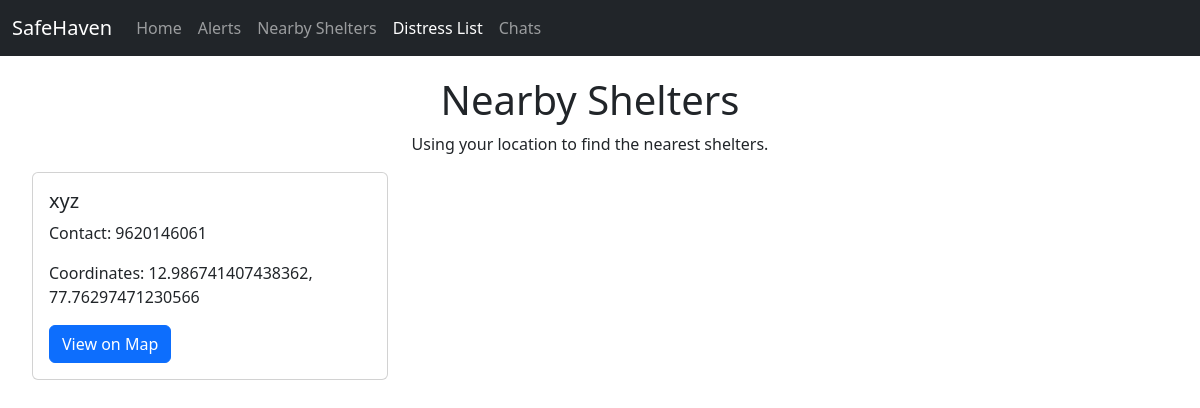
Page /shelter/ on the committed database.
### home/models.py (models this page shows)
class shelters(models.Model):
    name = models.CharField(max_length=100)
    number = models.IntegerField(max_length=100)
    latitude = models.CharField(max_length=100)
    longitude = models.CharField(max_length=100)

### home/views.py (the view)
# urls.py: path('shelter/',views.shelter_view,name="shelter"),
def shelter_view(request):
    sh = shelters.objects.all()
    return render(request,'shelter.html',{'shelters':sh})

### templates/shelter.html (shortened to what this page needs)
<!doctype html>
<html lang="en">
<head>
    <link href="https://cdn.jsdelivr.net/npm/bootstrap@5.3.3/dist/css/bootstrap.min.css" rel="stylesheet"
>
</head>
<body>
    <nav class="navbar navbar-expand-lg navbar-dark bg-dark">
        <div class="container-fluid">
            <a class="navbar-brand" href="index.html">SafeHaven</a>
            <div class="collapse navbar-collapse" id="navbarNavDropdown">
               <ul class="navbar-nav me-auto mb-2 mb-lg-0">
                    <li class="nav-item">
                        <a class="nav-link" href="{% url 'home' %}">Home</a>
                    </li>
                    <li class="nav-item">
                        <a class="nav-link" href="{% url 'public_chat' %}">Alerts</a>
                    </li>
                    <li class="nav-item">
                        <a class="nav-link" href="{% url 'shelter' %}">Nearby Shelters</a>
                    </li>
                    <li class="nav-item">
                        <a class="nav-link active" href="{% url 'distress' %}">Distress List</a>
                    </li>
                    <li class="nav-item">
                        <a class="nav-link" href="{% url 'chatcreate'  %}">Chats</a>
                    </li>
                </ul>
            </div>
        </div>
    </nav>
    <div class="container shelter-container">
        <h1 class="text-center">Nearby Shelters</h1>
        <p class="text-center">Using your location to find the nearest shelters.</p>
        <div class="row" id="shelterList">
            {% for shelter in shelters %}
            <div class="col-md-4 shelter-card">
                <div class="card">
                    <div class="card-body">
                        <h5 class="card-title">{{ shelter.name }}</h5>
                        <p class="card-text">Contact: {{ shelter.number }}</p>
                        <p class="card-text">Coordinates: {{ shelter.latitude }}, {{ shelter.longitude }}</p>
                        <a href="https://www.google.com/maps/search/?api=1&query={{ shelter.latitude }},{{ shelter.longitude }}"
                           target="_blank" class="btn btn-primary">View on Map</a>
                    </div>
                </div>
            </div>
            {% endfor %}
        </div>
    </div>
</body>
</html>

### templates/shelter.html (style rules this page uses)
.shelter-container { margin: 20px; }
.shelter-card { margin-bottom: 20px; }

### rows in the picture
shelters: name "xyz", number "9620146061", latitude "12.986741407438362", longitude "77.76297471230566"
